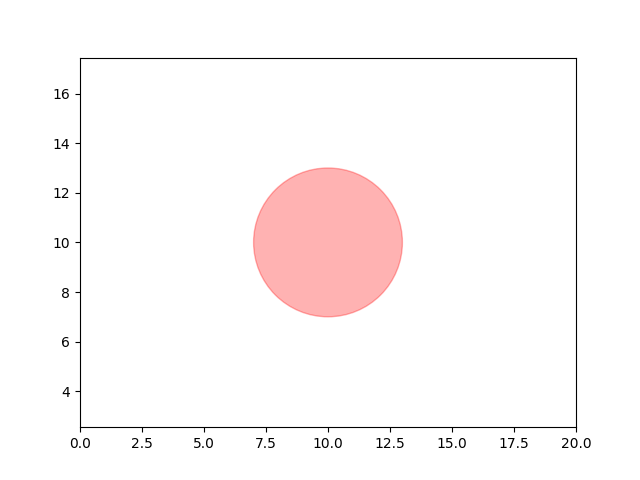

Generate this figure with Python:
import matplotlib.pyplot as plt
import matplotlib.pyplot as plt
from matplotlib.dates import (YEARLY, DateFormatter,
                              rrulewrapper, RRuleLocator, drange)
import numpy as np
import datetime


#set axis limits of plot (x=0 to 20, y=0 to 20)
plt.axis([0, 20, 0, 20])
plt.axis ("equal")

#create circle with (x, y) coordinates at (10, 10)
c=plt.Circle ((10, 10), radius= 3 , color='red', alpha= .3 )

#add circle to plot (gca means "get current axis")
plt.gca ().add_artist (c)

np.random.seed(19680801)


# tick every 5th easter
rule = rrulewrapper(YEARLY, byeaster=1, interval=5)
loc = RRuleLocator(rule)
formatter = DateFormatter('')
date1 = datetime.date(1952, 1, 1)
date2 = datetime.date(2004, 4, 12)
delta = datetime.timedelta(days=100)

dates = drange(date1, date2, delta)
s = np.random.rand(len(dates))  # make up some random y values

plt.savefig('sun.png')